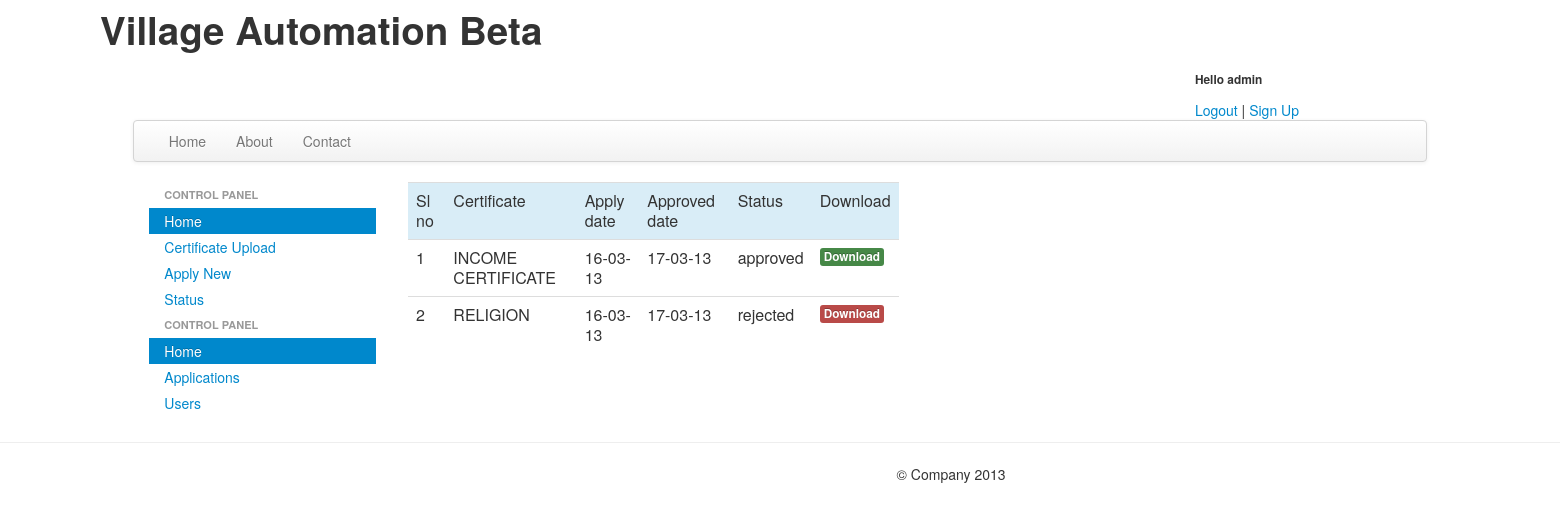
Screenshot of /status.php (signed in) with the database file from the repository.
### tables this page shows
CREATE TABLE IF NOT EXISTS `request` (
  `username` varchar(20) NOT NULL,
  `certificate` varchar(75) NOT NULL,
  `applydate` varchar(20) NOT NULL,
  `reviewdate` varchar(20) NOT NULL,
  `status` varchar(30) NOT NULL
);

### status.php (the view, shortened to what this page needs)
<?php
include'menu.php';
$i=1;
$sql="select * from request where username='$_SESSION[user]'";
$res=mysql_query($sql);
?>
<div class="container-fluid">
<div class="row-fluid">
<?php include'sidemenu.php'; ?>
<div class="span8">
<?php if(isset($_SESSION['user'])) { ?>
   <div class="span6">
<table width="100%" border="0" class="table">
  <tr class="info">
    <td>Sl no</td>
    <td>Certificate </td>
    <td>Apply date</td>
    <td>Approved date</td>
    <td>Status</td>
    <td>Download</td>
  </tr>
  <?php while ($row = mysql_fetch_assoc($res)) { ?>
  <tr>
    <td> <?php echo "$i"; ?></td>
    <td><?php echo $row["certificate"];?></td>
    <td><?php echo $row["applydate"];?></td>
    <td><?php echo $row["reviewdate"];?></td>
    <td><?php echo $row["status"];?></td>
    <td> <?php if($row["status"]=="approved")
	{
	?>
	<a  href="#"><span class="label label-success">Download</span></a>
	<?php }
	elseif($row["status"]=="rejected")
	{
	?>
    <span class="label label-important">Download</span>
    <?php }
	else { ?>
	<span class="label">Download</span></td>
    <?php }  ?>
  </tr>
 <?php
 $i=$i+1;
  } ?>
</table>
</div>
    <?php } ?>
</div>
</div>
</div>
<?php include'bottom.php'; ?>

### rows the page displays
request: certificate "INCOME CERTIFICATE", applydate "16-03-13", reviewdate "17-03-13", status "approved", shows "Download"
request: certificate "RELIGION", applydate "16-03-13", reviewdate "17-03-13", status "rejected", shows "Download"

### other values shown
$_SESSION['user'] "admin"
